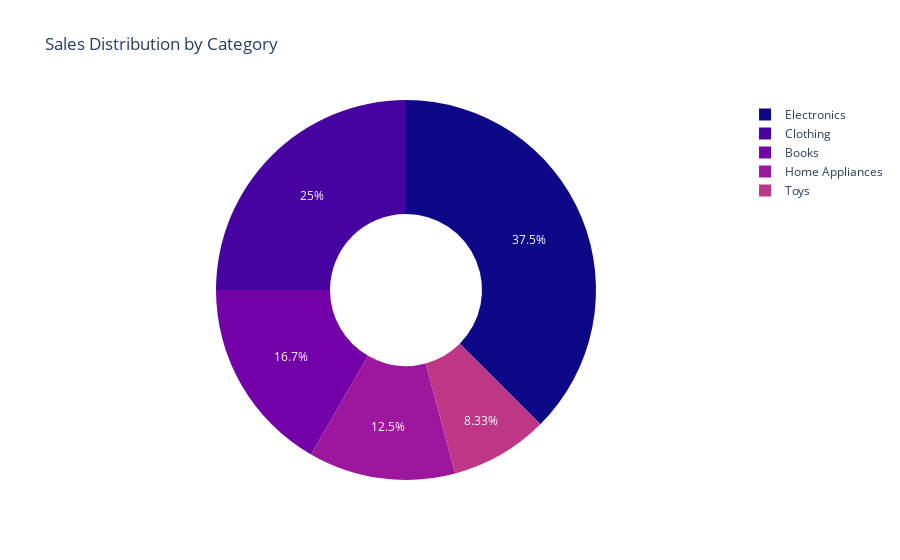

Notebook source saved alongside this figure:
### Code cell
data = {
    "Category": ["Electronics", "Clothing", "Home Appliances", "Books", "Toys"],
    "Sales": [450, 300, 150, 200, 100]
}

# Create the donut chart
fig = px.pie(
    data_frame=data,
    names="Category",
    values="Sales",
    title="Sales Distribution by Category",
    hole=0.4,  
    color_discrete_sequence=px.colors.sequential.Plasma
)
fig.show()

### Figure 1 — Plotly figure (JSON) as saved in the notebook; plotly's stock layout.template omitted (floating-point values rounded to 4 significant figures)
{"data": [{"domain": {"x": [0, 1], "y": [0, 1]}, "hole": 0.4, "hovertemplate": "Category=%{label}<br>Sales=%{value}<extra></extra>", "labels": ["Electronics", "Clothing", "Home Appliances", "Books", "Toys"], "legendgroup": "", "name": "", "showlegend": true, "type": "pie", "values": [450, 300, 150, 200, 100]}], "layout": {"legend": {"tracegroupgap": 0}, "piecolorway": ["#0d0887", "#46039f", "#7201a8", "#9c179e", "#bd3786", "#d8576b", "#ed7953", "#fb9f3a", "#fdca26", "#f0f921"], "title": {"text": "Sales Distribution by Category"}}}
